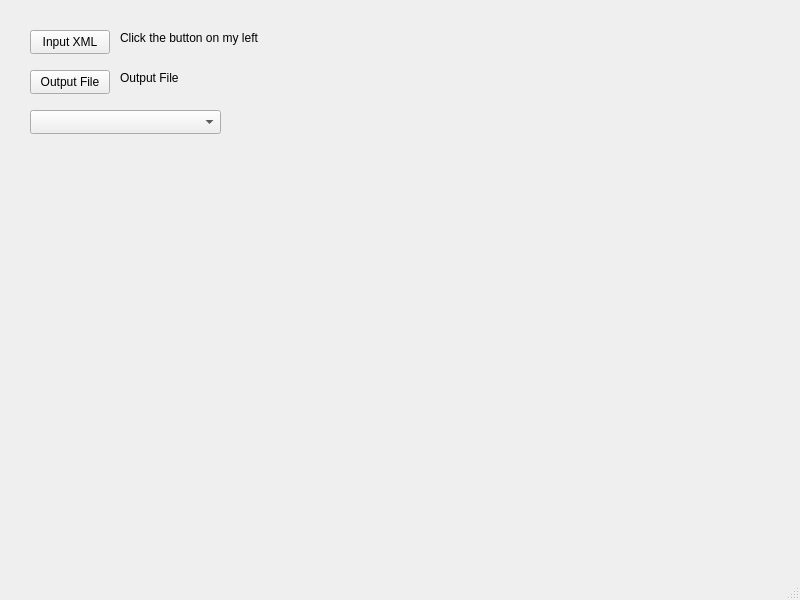
<?xml version="1.0" encoding="UTF-8"?>
<ui version="4.0">
 <class>MainWindow</class>
 <widget class="QMainWindow" name="MainWindow">
  <property name="geometry">
   <rect>
    <x>0</x>
    <y>0</y>
    <width>800</width>
    <height>600</height>
   </rect>
  </property>
  <property name="windowTitle">
   <string>MainWindow</string>
  </property>
  <widget class="QWidget" name="centralwidget">
   <widget class="QComboBox" name="command">
    <property name="geometry">
     <rect>
      <x>30</x>
      <y>110</y>
      <width>191</width>
      <height>24</height>
     </rect>
    </property>
    <property name="placeholderText">
     <string>Command</string>
    </property>
   </widget>
   <widget class="QPushButton" name="chooseFile">
    <property name="geometry">
     <rect>
      <x>30</x>
      <y>30</y>
      <width>80</width>
      <height>24</height>
     </rect>
    </property>
    <property name="text">
     <string>Input XML</string>
    </property>
   </widget>
   <widget class="QLabel" name="label">
    <property name="geometry">
     <rect>
      <x>120</x>
      <y>30</y>
      <width>511</width>
      <height>16</height>
     </rect>
    </property>
    <property name="text">
     <string>Click the button on my left</string>
    </property>
   </widget>
   <widget class="QPushButton" name="outputFile">
    <property name="geometry">
     <rect>
      <x>30</x>
      <y>70</y>
      <width>80</width>
      <height>24</height>
     </rect>
    </property>
    <property name="text">
     <string>Output File</string>
    </property>
   </widget>
   <widget class="QLabel" name="label_2">
    <property name="geometry">
     <rect>
      <x>120</x>
      <y>70</y>
      <width>541</width>
      <height>16</height>
     </rect>
    </property>
    <property name="text">
     <string>Output File</string>
    </property>
   </widget>
  </widget>
  <widget class="QMenuBar" name="menubar">
   <property name="geometry">
    <rect>
     <x>0</x>
     <y>0</y>
     <width>800</width>
     <height>21</height>
    </rect>
   </property>
  </widget>
  <widget class="QStatusBar" name="statusbar"/>
 </widget>
 <resources/>
 <connections/>
</ui>
